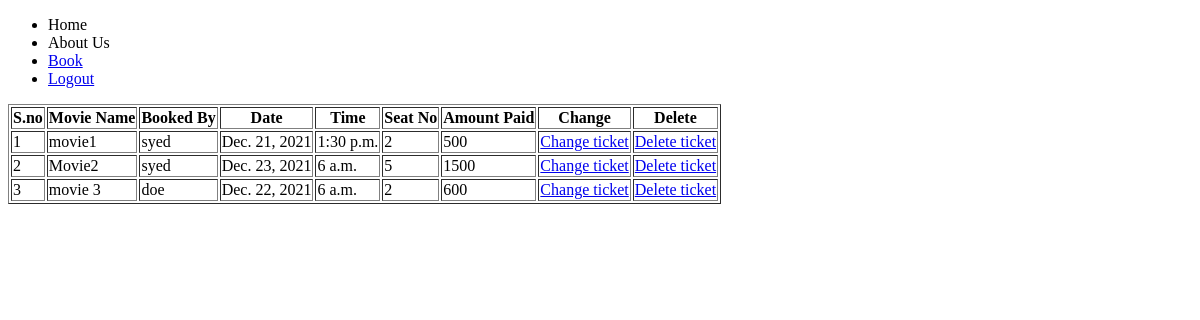
Before: /user_info/ (signed in) with the older database file.
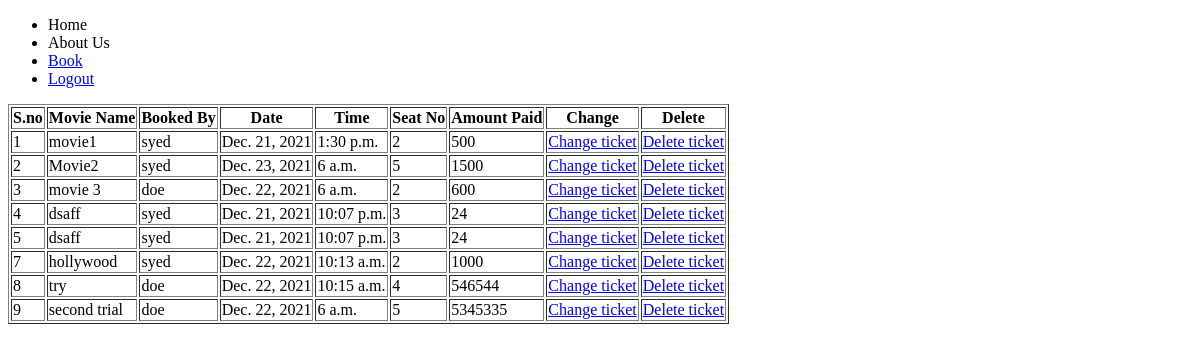
After: the same page with the newer database file.
### movie/models.py (models this page shows, shortened)
class Movies(models.Model):
    id = models.AutoField(primary_key=True)
    title = models.CharField(max_length=50,null=True,blank=True)
    username = models.ForeignKey(User, on_delete=models.CASCADE)
    date = models.DateField(auto_now=False,null=True,blank=True)
    time = models.TimeField(auto_now=False, null=True,blank=True)
    seats = models.IntegerField(null=True,blank=True,
        validators=[MinValueValidator(1), MaxValueValidator(5)])
    payment = models.IntegerField(null=True,blank=True)

### movie/views.py (the view)
# urls.py: path('user_info/', views.userdata, name='userdata'),
@login_required(login_url='login')
def userdata(request):
    data = Movies.objects.all()
    context = {
        'data': data
    }
    return render(request, 'movie/ticket_info.html', context)

### movie/templates/movie/ticket_info.html (shortened to what this page needs)
{% extends 'main.html' %}
{% block content %}
<table border='1'>
    <tr>
        <th>S.no</th>
        <th>Movie Name</th>
        <th>Booked By</th>
        <th>Date</th>
        <th>Time</th>
        <th>Seat No</th>
        <th>Amount Paid</th>
        <th>Change </th>
        <th>Delete </th>
    </tr>
{% for item in data %}
<tr>
    <td>{{item.id}}</td>
    <td>{{item.title}}</td>
    <td>{{item.username}}</td>
    <td>{{item.date}}</td>
    <td>{{item.time}}</td>
    <td>{{item.seats}}</td>
    <td>{{item.payment}}</td>
    <td><a href="{% url 'changeticket' item.id %}">Change ticket</a>
        <td><a href="{% url 'deleteticket' item.id %}">Delete ticket</a>
</tr>
{% endfor %}
</table>
{% endblock content %}

### templates/main.html (shortened to what this page needs)
<!DOCTYPE html>
<html lang="en">
<head>
</head>
<body>
    {% include 'navbar.html' %}
    {% block content %}{% endblock%}
</body>
</html>

### templates/navbar.html (shortened to what this page needs)
<!DOCTYPE html>
<html lang="en">
  <head>
  </head>
  <body>
    <div class="navbar">
      <ul>
        <li>Home</li>
        <li>About Us</li>
        <li><a href="{% url 'bookticket' %}">Book </a></li>
        {% if request.user.is_authenticated %}
        <li><a href="{% url 'logout' %}">Logout </a></li>
        {% else %}
        <li><a href="{% url 'login' %}">Login </a></li>
        {% endif %}
      </ul>
    </div>
  </body>
</html>

Changed rows visible on the page:
added Movies: id "4", title "dsaff", username "syed", date "Dec. 21, 2021", time "10:07 p.m.", seats "3", payment "24"
added Movies: id "5", title "dsaff", username "syed", date "Dec. 21, 2021", time "10:07 p.m.", seats "3", payment "24"
added Movies: id "7", title "hollywood", username "syed", date "Dec. 22, 2021", time "10:13 a.m.", seats "2", payment "1000"
added Movies: id "8", title "try", username "doe", date "Dec. 22, 2021", time "10:15 a.m.", seats "4", payment "546544"
added Movies: id "9", title "second trial", username "doe", date "Dec. 22, 2021", time "6 a.m.", seats "5", payment "5345335"
